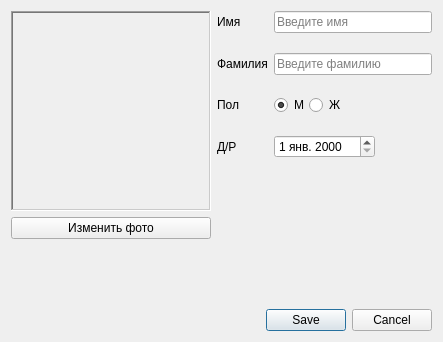
<?xml version="1.0" encoding="UTF-8"?>
<ui version="4.0">
 <class>SportsmanDialog</class>
 <widget class="QDialog" name="SportsmanDialog">
  <property name="geometry">
   <rect>
    <x>0</x>
    <y>0</y>
    <width>443</width>
    <height>342</height>
   </rect>
  </property>
  <property name="windowTitle">
   <string>Новый спорсмен</string>
  </property>
  <layout class="QHBoxLayout" name="horizontalLayout_2">
   <item>
    <layout class="QVBoxLayout" name="verticalLayout_2">
     <item>
      <layout class="QHBoxLayout" name="horizontalLayout_4">
       <item>
        <layout class="QVBoxLayout" name="verticalLayout">
         <item>
          <widget class="QLabel" name="photoLabel">
           <property name="sizePolicy">
            <sizepolicy hsizetype="Fixed" vsizetype="Fixed">
             <horstretch>0</horstretch>
             <verstretch>0</verstretch>
            </sizepolicy>
           </property>
           <property name="minimumSize">
            <size>
             <width>200</width>
             <height>200</height>
            </size>
           </property>
           <property name="maximumSize">
            <size>
             <width>200</width>
             <height>200</height>
            </size>
           </property>
           <property name="baseSize">
            <size>
             <width>200</width>
             <height>200</height>
            </size>
           </property>
           <property name="frameShape">
            <enum>QFrame::WinPanel</enum>
           </property>
           <property name="frameShadow">
            <enum>QFrame::Sunken</enum>
           </property>
           <property name="text">
            <string/>
           </property>
           <property name="scaledContents">
            <bool>true</bool>
           </property>
          </widget>
         </item>
         <item>
          <widget class="QPushButton" name="changePhotoButton">
           <property name="text">
            <string>Изменить фото</string>
           </property>
          </widget>
         </item>
         <item>
          <spacer name="verticalSpacer">
           <property name="orientation">
            <enum>Qt::Vertical</enum>
           </property>
           <property name="sizeHint" stdset="0">
            <size>
             <width>20</width>
             <height>40</height>
            </size>
           </property>
          </spacer>
         </item>
        </layout>
       </item>
       <item>
        <layout class="QFormLayout" name="formLayout">
         <property name="horizontalSpacing">
          <number>6</number>
         </property>
         <property name="verticalSpacing">
          <number>20</number>
         </property>
         <item row="0" column="0">
          <widget class="QLabel" name="nameLabel">
           <property name="text">
            <string>Имя</string>
           </property>
          </widget>
         </item>
         <item row="0" column="1">
          <widget class="QLineEdit" name="nameEdit">
           <property name="placeholderText">
            <string>Введите имя</string>
           </property>
          </widget>
         </item>
         <item row="1" column="0">
          <widget class="QLabel" name="surnameLabel">
           <property name="text">
            <string>Фамилия</string>
           </property>
          </widget>
         </item>
         <item row="1" column="1">
          <widget class="QLineEdit" name="surnameEdit">
           <property name="placeholderText">
            <string>Введите фамилию</string>
           </property>
          </widget>
         </item>
         <item row="2" column="0">
          <widget class="QLabel" name="genderLabel">
           <property name="text">
            <string>Пол</string>
           </property>
          </widget>
         </item>
         <item row="2" column="1">
          <layout class="QHBoxLayout" name="horizontalLayout">
           <item>
            <widget class="QRadioButton" name="maleRadioButton">
             <property name="text">
              <string>М</string>
             </property>
             <property name="checked">
              <bool>true</bool>
             </property>
            </widget>
           </item>
           <item>
            <widget class="QRadioButton" name="femaleRadioButton">
             <property name="text">
              <string>Ж</string>
             </property>
            </widget>
           </item>
           <item>
            <spacer name="horizontalSpacer">
             <property name="orientation">
              <enum>Qt::Horizontal</enum>
             </property>
             <property name="sizeHint" stdset="0">
              <size>
               <width>40</width>
               <height>20</height>
              </size>
             </property>
            </spacer>
           </item>
          </layout>
         </item>
         <item row="3" column="0">
          <widget class="QLabel" name="birthdayLabel">
           <property name="text">
            <string>Д/Р</string>
           </property>
          </widget>
         </item>
         <item row="3" column="1">
          <layout class="QHBoxLayout" name="horizontalLayout_3">
           <item>
            <widget class="QDateEdit" name="dateEdit">
             <property name="locale">
              <locale language="Russian" country="Russia"/>
             </property>
            </widget>
           </item>
           <item>
            <spacer name="horizontalSpacer_2">
             <property name="orientation">
              <enum>Qt::Horizontal</enum>
             </property>
             <property name="sizeHint" stdset="0">
              <size>
               <width>40</width>
               <height>20</height>
              </size>
             </property>
            </spacer>
           </item>
          </layout>
         </item>
        </layout>
       </item>
      </layout>
     </item>
     <item>
      <layout class="QHBoxLayout" name="horizontalLayout_5">
       <item>
        <widget class="QDialogButtonBox" name="buttonBox">
         <property name="toolTip">
          <string/>
         </property>
         <property name="statusTip">
          <string/>
         </property>
         <property name="whatsThis">
          <string/>
         </property>
         <property name="accessibleName">
          <string/>
         </property>
         <property name="accessibleDescription">
          <string/>
         </property>
         <property name="styleSheet">
          <string notr="true"/>
         </property>
         <property name="standardButtons">
          <set>QDialogButtonBox::Cancel|QDialogButtonBox::Save</set>
         </property>
        </widget>
       </item>
      </layout>
     </item>
    </layout>
   </item>
  </layout>
 </widget>
 <resources/>
 <connections/>
</ui>
